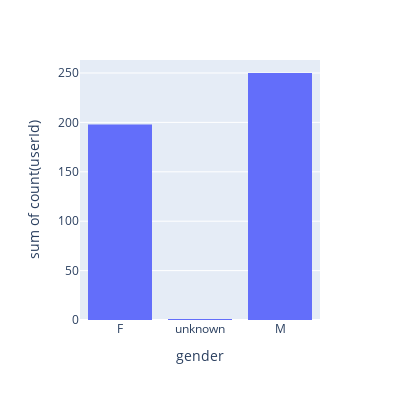

Notebook source saved alongside this figure:
### Code cell
review_features(count_on='userId', group_on='gender')

### Figure 1 — Plotly figure (JSON) as saved in the notebook; plotly's stock layout.template omitted (floating-point values rounded to 4 significant figures)
{"data": [{"alignmentgroup": "True", "bingroup": "x", "histfunc": "sum", "hovertemplate": "gender=%{x}<br>sum of count(userId)=%{y}<extra></extra>", "legendgroup": "", "marker": {"color": "#636efa"}, "name": "", "offsetgroup": "", "orientation": "v", "showlegend": false, "type": "histogram", "x": ["F", "unknown", "M"], "xaxis": "x", "y": [198, 1, 250], "yaxis": "y"}], "layout": {"barmode": "relative", "height": 400, "legend": {"tracegroupgap": 0}, "margin": {"t": 60}, "width": 400, "xaxis": {"anchor": "y", "domain": [0, 1], "title": {"text": "gender"}}, "yaxis": {"anchor": "x", "domain": [0, 1], "title": {"text": "sum of count(userId)"}}}}
